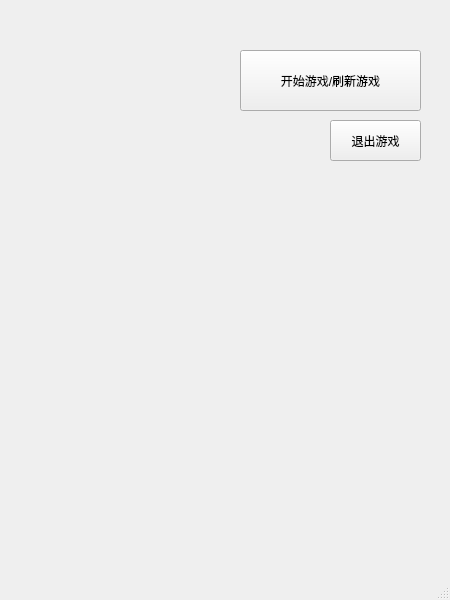
<?xml version="1.0" encoding="UTF-8"?>
<ui version="4.0">
 <class>lesson1</class>
 <widget class="QMainWindow" name="lesson1">
  <property name="geometry">
   <rect>
    <x>0</x>
    <y>0</y>
    <width>450</width>
    <height>600</height>
   </rect>
  </property>
  <property name="windowTitle">
   <string>MainWindow</string>
  </property>
  <widget class="QWidget" name="centralwidget">
   <widget class="QPushButton" name="start">
    <property name="geometry">
     <rect>
      <x>240</x>
      <y>50</y>
      <width>181</width>
      <height>61</height>
     </rect>
    </property>
    <property name="text">
     <string>开始游戏/刷新游戏</string>
    </property>
   </widget>
   <widget class="QPushButton" name="out">
    <property name="geometry">
     <rect>
      <x>330</x>
      <y>120</y>
      <width>91</width>
      <height>41</height>
     </rect>
    </property>
    <property name="text">
     <string>退出游戏</string>
    </property>
   </widget>
  </widget>
  <widget class="QMenuBar" name="menubar">
   <property name="geometry">
    <rect>
     <x>0</x>
     <y>0</y>
     <width>450</width>
     <height>21</height>
    </rect>
   </property>
  </widget>
  <widget class="QStatusBar" name="statusbar"/>
 </widget>
 <resources/>
 <connections/>
</ui>
